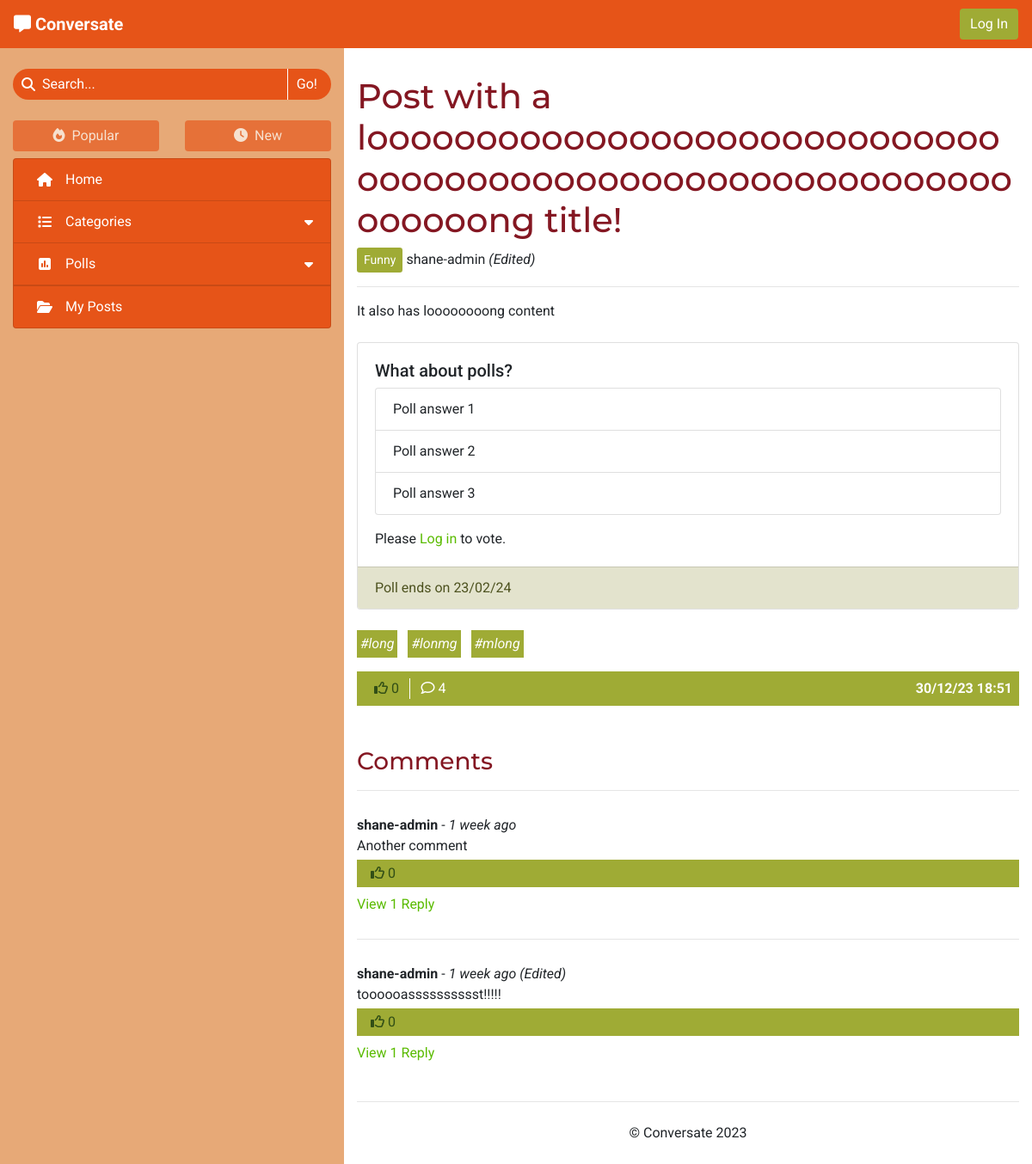
The app's page /no-category-fRwzafQe-post-with-a-loooooooooooooooooooooooooooooooooooooooooooooooooooooooong-title/ with its own data.
### forum/models.py (models this page shows, shortened)
class Post(models.Model):
    title = models.CharField(max_length=100)
    slug = models.SlugField(max_length=100, unique=True)
    category = models.ForeignKey(Category, on_delete=models.CASCADE,
                                 related_name='tagged_posts')
    image = CloudinaryField('image', blank=True)
    image_position = models.IntegerField(blank=True, null=True)
    posted_by = models.ForeignKey(User, on_delete=models.CASCADE,
                                  related_name='added_posts')
    posted_on = models.DateTimeField(auto_now_add=True)
    content = models.TextField()
    tags = models.CharField(max_length=200, blank=True)
    edited = models.BooleanField(default=False)
    likes = models.ManyToManyField(User, related_name='post_likes', blank=True)
    class Meta:
        ordering = ['-posted_on']
    def number_of_likes(self):
        return self.likes.count()
    def number_of_comments(self):
        return self.comments.count()
    def tag_list(self):
        tags_separate = self.tags.split('#')
        tags_separate.pop(0)
        return tags_separate

class Category(models.Model):
    name = models.CharField(max_length=30, unique=True)
    slug = models.SlugField(max_length=30, unique=True)
    icon = models.CharField(max_length=30, default="fa-tag")
    def __str__(self):
        return self.name
    def number_of_posts(self):
        return self.tagged_posts.count()

class Poll(models.Model):
    title = models.CharField(max_length=200)
    asked_by = models.ForeignKey(User, on_delete=models.CASCADE)
    due_date = models.DateTimeField()
    post = models.OneToOneField(Post, on_delete=models.CASCADE,
                                related_name='poll', blank=True, null=True)
    class Meta:
        ordering = ['-due_date']
    def has_expired(self):
        current_time = datetime.now().timestamp()
        end_time = self.due_date.timestamp()
        return current_time > end_time

class PollAnswer(models.Model):
    body = models.CharField(max_length=100)
    position = models.IntegerField()
    poll = models.ForeignKey(Poll, related_name='answers',
                             on_delete=models.CASCADE)
    votes = models.ManyToManyField(User, related_name='votes')
    class Meta:
        ordering = ['position']

class Comment(models.Model):
    post = models.ForeignKey(Post, on_delete=models.CASCADE,
                             related_name='comments')
    content = models.TextField()
    posted_by = models.ForeignKey(User, on_delete=models.CASCADE,
                                  related_name='added_comments')
    posted_on = models.DateTimeField(auto_now_add=True)
    reply_to = models.ForeignKey('self', on_delete=models.CASCADE,
                                 related_name='replies', blank=True, null=True)
    edited = models.BooleanField(default=False)
    likes = models.ManyToManyField(User, related_name="comment_likes",
                                   blank=True)
    class Meta:
        ordering = ['-posted_on']
    def number_of_likes(self):
        return self.likes.count()
    def number_of_replies(self):
        return self.replies.count()
    def time_elapsed(self):
        return get_time_elapsed(self.posted_on)

### forum/views.py (the view)
# urls.py: path('<slug:slug>/', views.ViewPost.as_view(), name='view_post'),
class ViewPost(View):
    def get(self, request, slug):
        post = get_object_or_404(Post, slug=slug)
        context = get_post_context(request, post)
        return render(request, 'post_details.html', context)

### templates/post_details.html (shortened to what this page needs)
{% extends "base.html" %}
{% load static %}
{% load template_tags %}
{% block content %}
    <h1 class="word-break">{{ post.title }}</h1>
    {% if post.category.slug != 'none' %}
        <a class="btn btn-sm category" href="{% url 'categories' post.category.slug %}">{{ post.category }}</a>
    {% endif %}
    <span>{{ post.posted_by }}
        {% if post.edited %}
            <em>(Edited)</em>
        {% endif %}
    </span>
    <hr>
    <div id="post-content" class="mb-4 word-break">{{ post.content|safe }}</div>
    {% if post.poll %}
        {% poll_status post.poll.id request.user.id as p_status %}
        <div class="card mb-4">
            <div class="card-body">
                <div class="d-flex justify-content-between mb-2">
                    <h5 class="card-title mb-0">{{ post.poll.title }}</h5>
                </div>
                {% if p_status != 0 or post.posted_by == user %}
                    <h6 class="card-subtitle text-muted mb-3">
                        {% with post.poll.number_of_votes as vote_num %}
                            <span>{{ vote_num }} vote{% if vote_num != 1 %}s{% endif %}</span>
                        {% endwith %}
                    </h6>
                    {% for answer in post.poll.answers.all %}
                        <div class="d-flex justify-content-between">
                            <span>{{ answer.body }}</span>
                            {% with answer.number_of_votes as vote_num %}
                                <span>{{ vote_num }} vote{% if vote_num != 1 %}s{% endif %}</span>
                            {% endwith %}
                        </div>
                        <div class="progress mb-3{% if p_status == answer.position %} answer-chosen{% endif %}">
                            {% with answer.vote_percentage as votes %}
                            <div class="progress-bar poll-result"
                                role="progressbar" style="width: 0%;" aria-valuenow="{{ votes }}"
                                aria-valuemin="0" aria-valuemax="100" data-animation="on">{{ votes }}%</div>
                            {% endwith %}
                        </div>
                    {% endfor %}
                {% elif not user.is_authenticated %}
                    <ul class="list-group">
                        {% for answer in post.poll.answers.all %}
                            <li class="list-group-item">{{ answer.body }}</li>
                        {% endfor %}
                    </ul>
                    <div class="mt-3">
                        Please <a href="{% url 'account_login' %}" aria-label="Go to the login page">Log in</a> to vote.
                    </div>
                {% endif %}
            </div>
            <div class="card-footer card-faded">
                <span class="poll-date-display">
                    {% with post.poll.due_date|date:"d/m/y" as end_date %}
                    {% if post.poll.has_expired %}Poll ended {{ end_date }}
                    {% else %}Poll ends on {{ end_date }}
                    {% endif %}
                    {% endwith %}
                </span>
            </div>
        </div>
    {% endif %}
    {% if post.tags %}
        <div id="post-tags">
            {% for tag in post.tag_list %}
                <a class="tag-list-item mr-2 mb-2 p-1 anchor-no-style" href="{% url 'search_tag' tag %}">
                    <em>#{{ tag }}</em>
                </a>
            {% endfor %}
        </div>
    {% endif %}
    <div class="post-footer d-flex flex-md-row justify-content-md-between mt-2 mb-5
        {% if post.posted_by == user %} flex-column{% else %} flex-row post-not-owned justify-content-between{% endif %}">
        <div class="post-footer-buttons">
            {% if user.is_authenticated and post.posted_by != request.user %}
            <form class="d-inline" method="POST" action="{% url 'like_post' post.slug %}">
                {% csrf_token %}
                {% if user in post.likes.all %}
                    <button type="submit" class="btn post-footer-item py-0 line-separate" aria-label="Unlike this post">
                        <i class="fa-solid fa-thumbs-up"></i>
                {% else %}
                    <button type="submit" class="btn post-footer-item py-0 line-separate" aria-label="Like this post">
                        <i class="fa-regular fa-thumbs-up"></i>
                {% endif %}
                    {{ post.number_of_likes }}
                </button>
            </form>
            {% else %}
                <span class="post-footer-item footer-blocked py-0 line-separate" aria-disabled="true">
                    <i class="fa-regular fa-thumbs-up"></i>
                    {{ post.number_of_likes }}
                </span>
            {% endif %}
            <a class="btn post-footer-item py-0{% if user == post.posted_by %} line-separate{% endif %}"
                {% if user.is_authenticated %} href="#post-comment" aria-label="Post a comment"
                {% else %} href="#comments" aria-label="View the post's comments"{% endif %}>
                <i class="fa-regular fa-comment"></i>
                {{ post.number_of_comments }}
            </a>
        </div>
        <div class="align-middle text-right{% if user == post.posted_by %} mt-2{% endif %} mt-md-0">
            <strong>{{ post.posted_on|date:"d/m/y G:i" }}</strong>
        </div>
    </div>
    <div id="comments" class="accordion">
        {% if comments %}
            <h3 class="mt-4">Comments</h3>
            <hr>
            <div class="comment-list after-load">
                {% for comment in comments %}
                    {% if comment.reply_to %}
                    <div id="comment-{{ comment.id }}" data-timestamp="{{ comment.posted_on.timestamp }}"
                        data-reply-to="{{ comment.reply_to.id }}" class="comment reply ml-3 ml-sm-4 ml-lg-5 py-3 d-none">
                    {% else %}
                    <div id="comment-{{ comment.id }}" class="comment my-4 py-1">
                    {% endif %}
                        <div class="comment-header">
                            <strong>{{ comment.posted_by }}</strong> -
                            <em>{{ comment.time_elapsed }}
                                {% if comment.edited %}
                                    (Edited)
                                {% endif %}
                            </em>
                        </div>
                        <div class="comment-body">
                            <p class="mb-1 comment-text word-break">{{ comment.content }}</p>
                            <div class="post-footer comment-footer">
                                <div class="post-footer-buttons{% if user != comment.posted_by %} d-flex{% endif %} d-md-flex">
                                    {% if user.is_authenticated and user != comment.posted_by %}
                                        <form method="POST" class="d-inline" action="{% url 'like_comment' comment.id %}">
                                            {% csrf_token %}
                                            {% if user in comment.likes.all %}
                                            <button type="submit" class="btn post-footer-item btn-small py-0 line-separate">
                                                <i class="fa-solid fa-thumbs-up"></i>
                                            {% else %}
                                            <button type="submit" class="btn post-footer-item btn-small py-0 line-separate">
                                                <i class="fa-regular fa-thumbs-up"></i>
                                            {% endif %}
                                                {{ comment.number_of_likes }}
                                            </button>
                                        </form>
                                    {% else %}
                                        <span class="footer-blocked py-0" aria-disabled="true">
                                            <i class="fa-regular fa-thumbs-up"></i>
                                            {{ comment.number_of_likes }}
                                        </span>
                                    {% endif %}
                                </div>
                            </div>
                        </div>
                        {% if comment.number_of_replies %}
                            <a href="#reply-section-{{ comment.id }}" class="reply-toggle d-inline-block mt-2" type="button"
                                data-toggle="collapse" aria-expanded="false" data-control="reply-section-{{ comment.id }}" data-parent="#comments">
                                {% if comment.number_of_replies == 1 %}
                                    View 1 Reply
                                {% else %}
                                    View {{ comment.number_of_replies }} Replies
                                {% endif %}
                            </a>
                        {% endif %}
                    </div>
                    {% if not comment.reply_to %}
                        {% if not forloop.last %}
                            <hr>
                        {% endif %}
                    {% endif %}
                {% endfor %}
            </div>
        {% endif %}
    </div>
{% endblock %}

### records on screen
Post: title "Post with a looooooooooooooooooooooooooooooooooooooooooooooooooooooooooooooooong title!", category "Funny", posted_by "shane-admin", content "It also has loooooooong content", poll "What about polls?", number_of_likes "0", number_of_comments "4", posted_on "30/12/23 18:51"
PollAnswer: body "Poll answer 1"
PollAnswer: body "Poll answer 2"
PollAnswer: body "Poll answer 3"
Comment: posted_by "shane-admin", time_elapsed "1 week ago", content "Another comment", number_of_likes "0", shows "View 1 Reply"
Comment: posted_by "shane-admin", time_elapsed "1 week ago", edited "(Edited)", content "toooooasssssssssst!!!!!", number_of_likes "0", shows "View 1 Reply"

### other values on screen
{{ end_date }} "23/02/24"
{{ tag }} "long" "lonmg" "mlong"
